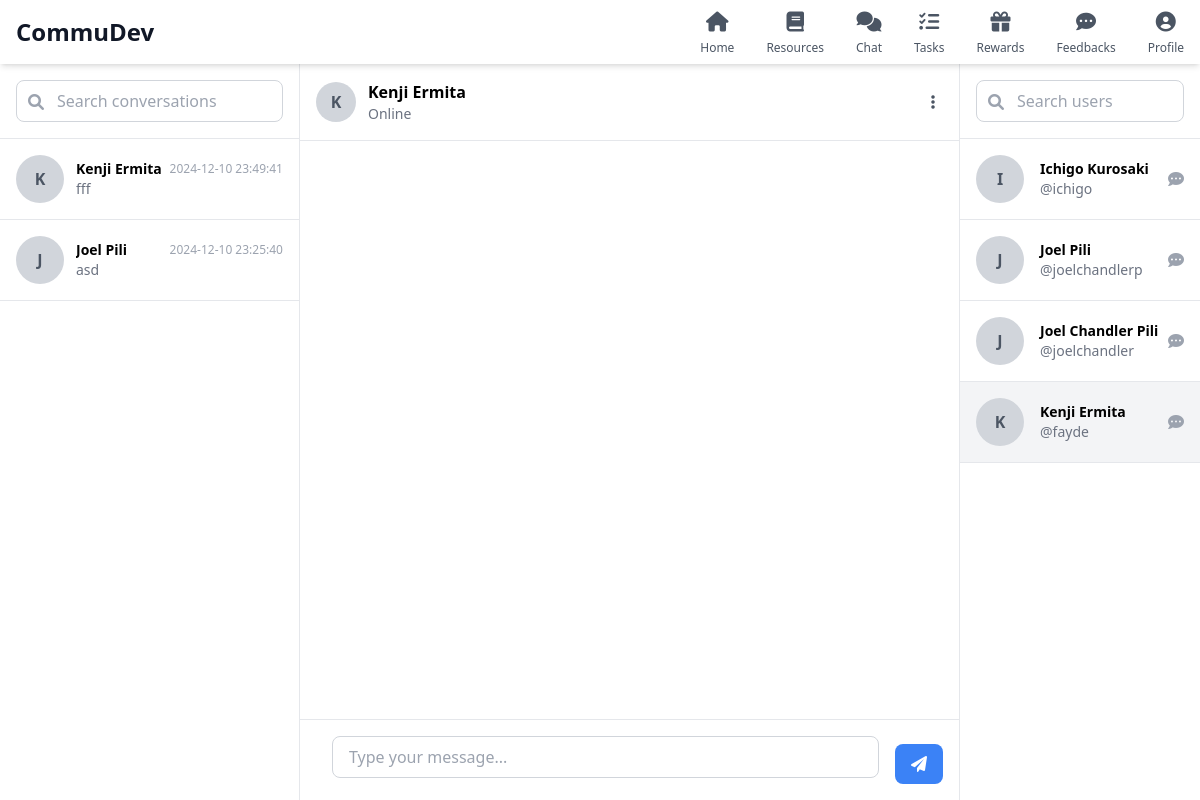
Screenshot of /chat/ (signed in) with the database file from the repository.
### users/models.py (models this page shows, shortened)
class User(AbstractUser):
    userId = models.UUIDField(primary_key=True, default=uuid.uuid4, editable=False)
    firstname = models.CharField(max_length=100)
    middleinit = models.CharField(max_length=1, blank=True, null=True)
    lastname = models.CharField(max_length=100)
    age = models.IntegerField(null=True)
    state = models.CharField(max_length=100)
    employmentStatus = models.CharField(max_length=100)
    points = models.IntegerField(default=0)
    profile_picture = models.ImageField(upload_to='profile_pics', default='default.jpg')
    languages = models.CharField(max_length=200, blank=True, null=True, default='')
    activity_status = models.CharField(
        max_length=100,
        default='Active',
        choices=[
            ('Active', 'Very Active'),
            ('Moderate', 'Moderately Active'),
            ('Low', 'Less Active'),
            ('Inactive', 'Inactive')
        ]
    )
    hobbies = models.CharField(max_length=200, blank=True, null=True, default='')
    goals = models.CharField(max_length=200, blank=True, null=True, default='')
    USERNAME_FIELD = 'username'  # This ensures username is used for login
    REQUIRED_FIELDS = ['firstname', 'lastname']  # Required fields for createsuperuser

### chat/views.py (the view)
# urls.py: path('', views.chat_home, name='chat_home'),
@login_required
def chat_home(request):
    all_users = User.objects.exclude(userId=request.user.userId).order_by('firstname')
    return render(request, 'chat/chat.html', {'all_users': all_users})

### chat/templates/chat/chat.html (shortened to what this page needs)
<!DOCTYPE html>
<html lang="en">
<head>
    <script src="https://cdn.tailwindcss.com"></script>
    <link rel="stylesheet" href="https://cdnjs.cloudflare.com/ajax/libs/font-awesome/6.0.0/css/all.min.css">
</head>
<body class="bg-gray-100">
    <nav class="bg-white shadow-md fixed top-0 w-full z-50 h-16">
        <div class="w-full px-4 flex justify-between items-center h-full">
            <div class="flex-shrink-0">
                <h1 class="text-2xl font-bold text-gray-900">CommuDev</h1>
            </div>
            <div class="flex items-center space-x-8">
                <a href="{% url 'home' %}" class="text-gray-600 hover:text-gray-900 flex flex-col items-center">
                    <i class="fas fa-home text-xl"></i>
                    <span class="text-xs mt-1">Home</span>
                </a>
                <a href="{% url 'resource_home' %}" class="text-gray-600 hover:text-gray-900 flex flex-col items-center">
                    <i class="fas fa-book text-xl"></i>
                    <span class="text-xs mt-1">Resources</span>
                </a>
                <a href="{% url 'chat_home' %}" class="text-gray-600 hover:text-gray-900 flex flex-col items-center relative">
                    <i class="fas fa-comments text-xl"></i>
                    <span class="text-xs mt-1">Chat</span>
                </a>
                <a href="#" class="text-gray-600 hover:text-gray-900 flex flex-col items-center">
                    <i class="fas fa-tasks text-xl"></i>
                    <span class="text-xs mt-1">Tasks</span>
                </a>
                <a href="{% url 'reward-list' %}" class="text-gray-600 hover:text-gray-900 flex flex-col items-center">
                    <i class="fas fa-gift text-xl"></i>
                    <span class="text-xs mt-1">Rewards</span>
                </a>
                <a href="#" class="text-gray-600 hover:text-gray-900 flex flex-col items-center">
                    <i class="fas fa-comment-dots text-xl"></i>
                    <span class="text-xs mt-1">Feedbacks</span>
                </a>
                <a href="{% url 'profile' %}" class="text-gray-600 hover:text-gray-900 flex flex-col items-center">
                    <i class="fas fa-user-circle text-xl"></i>
                    <span class="text-xs mt-1">Profile</span>
                </a>
            </div>
        </div>
    </nav>
    <div class="flex h-[calc(100vh-4rem)] bg-gray-100 mt-16 overflow-hidden">
        <div class="w-1/4 bg-white border-r border-gray-200">
            <div class="p-4 border-b border-gray-200">
                <div class="relative">
                    <input type="text" placeholder="Search conversations"
                        class="w-full pl-10 pr-4 py-2 border border-gray-300 rounded-lg focus:outline-none focus:border-blue-500">
                    <span class="absolute left-3 top-2.5 text-gray-400">
                        <i class="fas fa-search"></i>
                    </span>
                </div>
            </div>
            <div class="overflow-y-auto h-[calc(100vh-8rem)]" id="contacts-list">
            </div>
        </div>
        <div class="flex-1 flex flex-col bg-white border-r border-gray-200">
            <div class="p-4 border-b border-gray-200 flex items-center">
                <div id="selected-contact" class="flex items-center flex-1">
                    <div class="w-10 h-10 bg-gray-300 rounded-full flex items-center justify-center">
                        <span class="text-gray-600 font-bold" id="contact-initial"></span>
                    </div>
                    <div class="ml-3 flex-1">
                        <h3 class="font-semibold" id="contact-name">Select a conversation</h3>
                        <p class="text-sm text-gray-500" id="contact-status"></p>
                    </div>
                    <div class="relative">
                        <button id="chat-options-btn" class="p-2 hover:bg-gray-100 rounded-full" onclick="toggleChatOptions(event)">
                            <i class="fas fa-ellipsis-v text-gray-600"></i>
                        </button>
                    </div>
                </div>
            </div>
            <div class="flex-1 overflow-y-auto p-4 space-y-1 custom-scrollbar" id="messages-container">
            </div>
            <div class="p-4 border-t border-gray-200">
                <form id="message-form" data-url="{% url 'unsend_message' 0 %}" class="flex items-end space-x-4">
                    <div class="flex-1 relative">
                        <textarea id="message-input"
                            class="w-full resize-none overflow-hidden rounded-lg border border-gray-300 focus:outline-none focus:border-blue-500 px-4 py-2 max-h-32 min-h-[2.5rem]"
                            rows="1"
                            placeholder="Type your message..."></textarea>
                    </div>
                    <button type="submit"
                        class="px-4 py-2 bg-blue-500 text-white rounded-lg hover:bg-blue-600 focus:outline-none h-10">
                        <i class="fas fa-paper-plane"></i>
                    </button>
                </form>
            </div>
        </div>
        <div class="w-1/5 bg-white">
            <div class="p-4 border-b border-gray-200">
                <div class="relative">
                    <input type="text"
                        id="users-search"
                        placeholder="Search users"
                        class="w-full pl-10 pr-4 py-2 border border-gray-300 rounded-lg focus:outline-none focus:border-blue-500">
                    <span class="absolute left-3 top-2.5 text-gray-400">
                        <i class="fas fa-search"></i>
                    </span>
                </div>
            </div>
            <div class="overflow-y-auto h-[calc(100vh-8rem)]" id="users-list">
                {% for user in all_users %}
                <div class="user-item p-4 border-b border-gray-200 hover:bg-gray-50 cursor-pointer"
                     onclick="selectChat('{{ user.userId }}')"
                     data-user-name="{{ user.firstname }} {{ user.lastname }}">
                    <div class="flex items-center">
                        <div class="w-12 h-12 bg-gray-300 rounded-full flex items-center justify-center">
                            <span class="text-gray-600 font-bold">{{ user.firstname|first }}</span>
                        </div>
                        <div class="ml-4 flex-1">
                            <h3 class="text-sm font-semibold">{{ user.firstname }} {{ user.lastname }}</h3>
                            <p class="text-sm text-gray-500">@{{ user.username }} </p>
                        </div>
                        <div class="text-gray-400">
                            <i class="fas fa-comment-dots"></i>
                        </div>
                    </div>
                </div>
                {% endfor %}
            </div>
        </div>
    </div>
</body>
</html>

### rows the page displays
User: firstname|first "I", firstname "Ichigo", lastname "Kurosaki", username "ichigo"
User: firstname|first "J", firstname "Joel", lastname "Pili", username "joelchandlerp"
User: firstname|first "J", firstname "Joel Chandler", lastname "Pili", username "joelchandler"
User: firstname|first "K", firstname "Kenji", lastname "Ermita", username "fayde"
